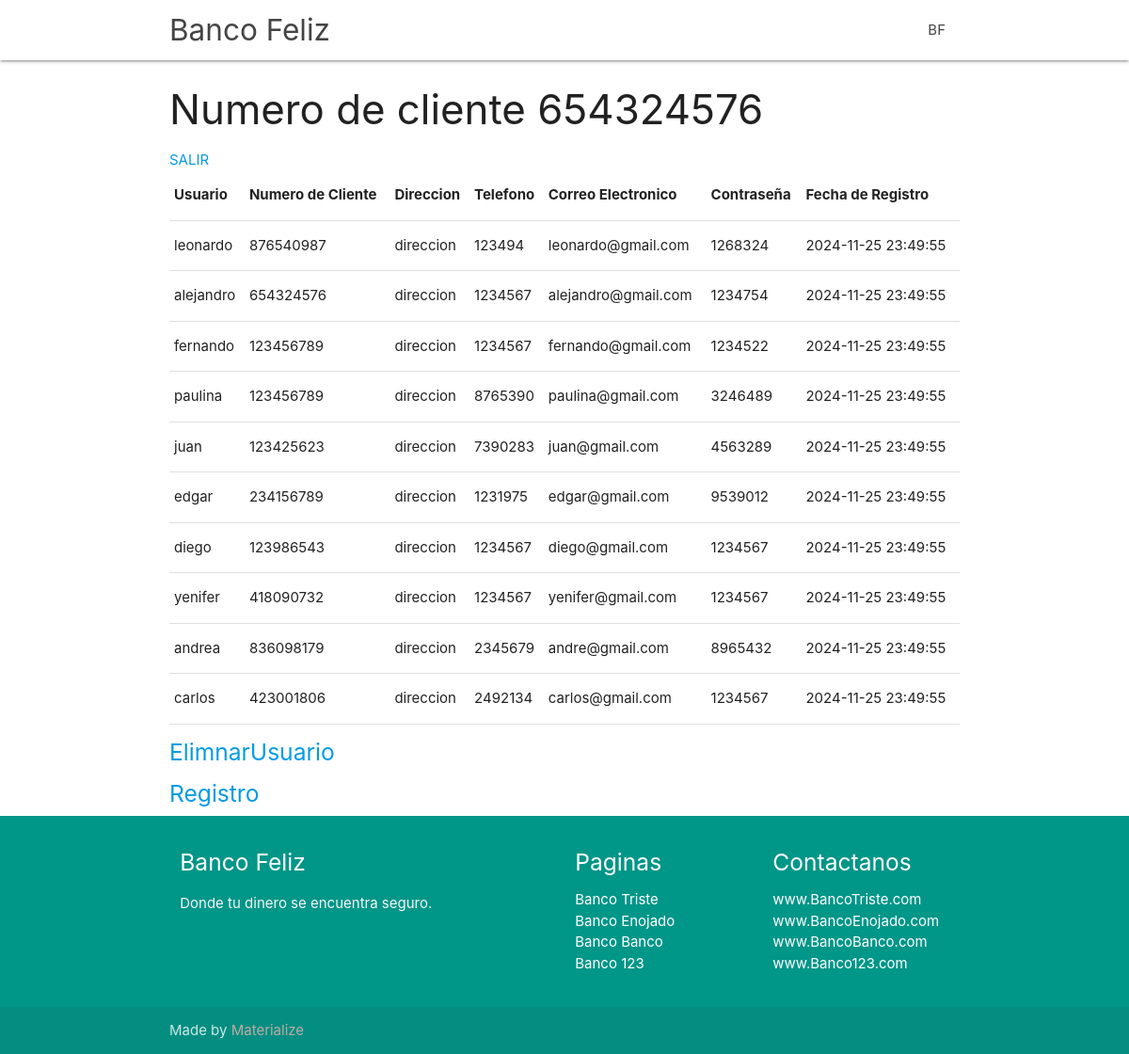
Screenshot of /Principal.php (signed in) with the database file from the repository.
### tables this page shows
CREATE TABLE `persona` (
  `numero` int NOT NULL AUTO_INCREMENT,
  `nombre_usuario` text NOT NULL,
  `carrera` text NOT NULL,
  `no_cuenta` int NOT NULL,
  `direccion` text NOT NULL,
  `telefono` varchar(8) NOT NULL,
  `email` text NOT NULL,
  `password` varchar(8) NOT NULL,
  `fecha_registro` datetime NOT NULL DEFAULT CURRENT_TIMESTAMP,
  `permisos` int NOT NULL DEFAULT '2',
  PRIMARY KEY (`numero`)
);

### Principal.php (the view, shortened to what this page needs)
<?php include "parallax-template-2/fragments/header.php"; ?>
    <div class="container">
            <?php
            $no_cuenta= $_SESSION['usermane'];
            if(!isset($no_cuenta)){
                    header("location: ./index.php");
            }else{
                echo "<h3> Numero de cliente $no_cuenta </h3> ";
                echo "<a href='logica/salir.php'> SALIR</a>";
            require "./logica/conexion.php";
            mysqli_set_charset($conexion,'utf8');
            $consulta_sql="SELECT * FROM persona";
            $resultado = $conexion->query($consulta_sql);
            $count = mysqli_num_rows($resultado);
            echo "<table border='2' >
                <tr>
                    <th>Usuario</th>
                    <th>Numero de Cliente</th>
                    <th>Direccion</th>
                    <th>Telefono</th>
                    <th>Correo Electronico</th>
                    <th>Contraseña</th>
                    <th>Fecha de Registro</th>
                </tr>";
            if ( $count>0 ){
                while( $row = mysqli_fetch_assoc($resultado)  ){
                echo "<tr>";
                echo"<td>". $row['nombre_usuario'] ."</td>";
                echo"<td>". $row['no_cuenta'] ."</td>";
                echo"<td>". $row['direccion'] ."</td>";
                echo"<td>". $row['telefono'] ."</td>";
                echo"<td>". $row['email'] ."</td>";
                echo"<td>". $row['password'] ."</td>";
                echo"<td>". $row['fecha_registro'] ."</td>";
                echo "</tr>";
                }
                echo "</table>";
            }else{
                echo " <h1 style='color:red' >Sin Ningun registro</h1>";
            }
            echo "
                <h5><a href='EliminarUsuario.php'>ElimnarUsuario</a></h5>
                <h5><a href='Registro.php'>Registro</a></h5>
                ";
            }
        ?>
    </div>
<?php include "parallax-template-2/fragments/footer.php"; ?>

### rows the page displays
persona: nombre_usuario "leonardo", no_cuenta "876540987", direccion "direccion", telefono "123494", email "leonardo@gmail.com", password "1268324", fecha_registro "2024-11-25 23:49:55"
persona: nombre_usuario "alejandro", no_cuenta "654324576", direccion "direccion", telefono "1234567", email "alejandro@gmail.com", password "1234754", fecha_registro "2024-11-25 23:49:55"
persona: nombre_usuario "fernando", no_cuenta "123456789", direccion "direccion", telefono "1234567", email "fernando@gmail.com", password "1234522", fecha_registro "2024-11-25 23:49:55"
persona: nombre_usuario "paulina", no_cuenta "123456789", direccion "direccion", telefono "8765390", email "paulina@gmail.com", password "3246489", fecha_registro "2024-11-25 23:49:55"
persona: nombre_usuario "juan", no_cuenta "123425623", direccion "direccion", telefono "7390283", email "juan@gmail.com", password "4563289", fecha_registro "2024-11-25 23:49:55"
persona: nombre_usuario "edgar", no_cuenta "234156789", direccion "direccion", telefono "1231975", email "edgar@gmail.com", password "9539012", fecha_registro "2024-11-25 23:49:55"
persona: nombre_usuario "diego", no_cuenta "123986543", direccion "direccion", telefono "1234567", email "diego@gmail.com", password "1234567", fecha_registro "2024-11-25 23:49:55"
persona: nombre_usuario "yenifer", no_cuenta "418090732", direccion "direccion", telefono "1234567", email "yenifer@gmail.com", password "1234567", fecha_registro "2024-11-25 23:49:55"
persona: nombre_usuario "andrea", no_cuenta "836098179", direccion "direccion", telefono "2345679", email "andre@gmail.com", password "8965432", fecha_registro "2024-11-25 23:49:55"
persona: nombre_usuario "carlos", no_cuenta "423001806", direccion "direccion", telefono "2492134", email "carlos@gmail.com", password "1234567", fecha_registro "2024-11-25 23:49:55"

### other values shown
$no_cuenta "654324576"
